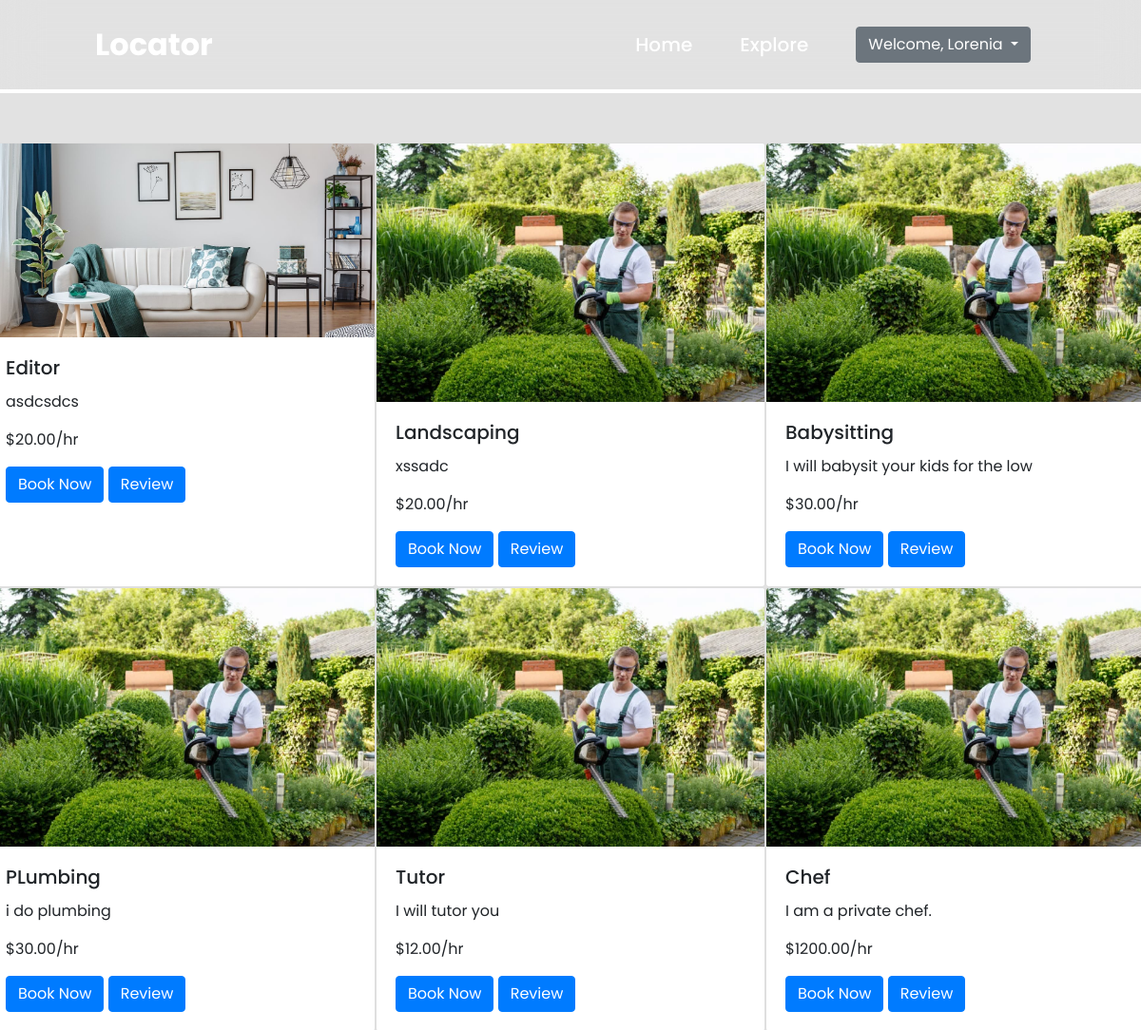
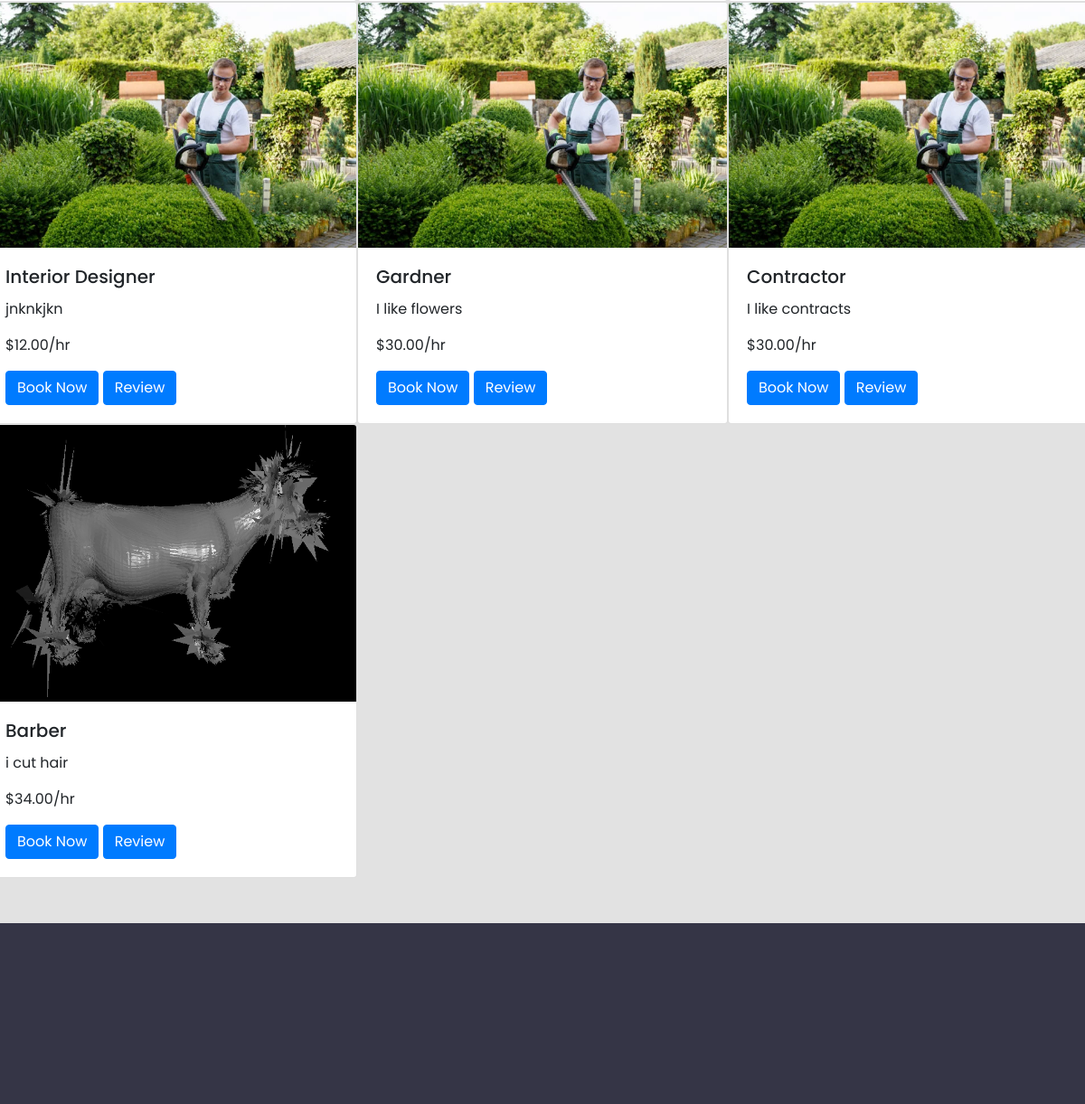
/explore/ (signed in), run on the app's committed database (2 pictures, top to bottom).
### posting_service/models.py (models this page shows)
class Service(models.Model):
  ServiceID = models.CharField(max_length=8, default=generate_unique_code, unique=True)
  freelancer = models.ForeignKey(User, on_delete=models.CASCADE, null=True, blank=True)
  serviceName = models.CharField(max_length=250)
  description = models.TextField()
  price = models.DecimalField(max_digits=10, decimal_places=2)
  service_img = models.ImageField(upload_to='images/', null=True, blank=True)
  created_at = models.DateTimeField(auto_now_add=True)

### frontend/views.py (the view)
# urls.py: path('explore/', ViewServices, name="explore")
def ViewServices(request):
  services = Service.objects.all()
  return render(request, 'explore.html', {'services': services})

### frontend/templates/explore.html (shortened to what this page needs)
{% extends "base.html" %}
{% load static %}
{% block content %}
  <div class="row row-cols-md-3">
    {% for service in services %}
      <div class="card">
          {% if service.service_img %}
          <img src="{{ service.service_img.url }}" alt="{{ service.serviceName }}" class="card-img-top">
          {% else %}
          <img src="{% static "img/IMG2.jpg" %}" class="card-img-top" alt="...">
          {% endif %}
          <div class="card-body">
              <h5 class="card-title">{{ service.serviceName }}</h5>
              <p class="card-text">{{ service.description }}</p>
              <p class="card-text">${{ service.price }}/hr</p>
              <div>
                  <a href="{% url 'appointments:book' service.ServiceID %}" class="btn btn-primary">Book Now</a>
                  <a href="{% url 'reviews:review' service.ServiceID %}" class="btn btn-primary">Review</a>
              </div>
          </div>
      </div>
    {% endfor %}
  </div>
{% endblock %}

### frontend/templates/base.html (shortened to what this page needs)
{% load static %}
<!DOCTYPE html>
<html lang="en">
<head>
    <link href="https://cdnjs.cloudflare.com/ajax/libs/font-awesome/4.7.0/css/font-awesome.min.css" rel="stylesheet">
    <link rel="stylesheet" href="https://cdn.jsdelivr.net/npm/bootstrap@4.6.2/dist/css/bootstrap.min.css">
    <link rel="stylesheet" href="{% static 'css/test.css' %}">
</head>
<body>
    <header class="header">
        <a href="{% url 'home' %}" class="logo">Locator</a>
        <nav class="navbar">
            <a id="nb" href="{% url 'home' %}">Home</a>
            <a id="nb" href="{% url 'explore' %}">Explore</a>
            {% if user.is_authenticated %}
                <div class="dropdown" style="margin-left: 50px;">
                    <button class="btn btn-secondary dropdown-toggle" type="button" data-toggle="dropdown" aria-expanded="false">
                        Welcome, {{ user.first_name|default:"User" }}
                    </button>
                </div>
            {% endif %}
        </nav>
    </header>
    <main style="margin-top:150px; margin-bottom:150px;">
        {% block content %}
        {% endblock%}
    </main>
    <footer id="footer">
    </footer>
</body>
</html>

### frontend/static/css/test.css (style rules this page uses)
:root { --primarycolor: rgb(255, 0, 93); --secondarycolor: #ffbfbf; }
* { margin:0; padding: 0; box-sizing:border-box; font-family: "Poppins", sans-serif; }
.header { position: fixed; top: 0; left: 0; width: 100%; padding: 20px 100px; display: flex; justify-content:space-between; align-items:center; z-index:1; border-bottom: 4px solid white; backdrop-filter:blur(20px); }
#footer { background-color: rgb(53, 53, 70); position: relative; height: 200px; margin-top: -100px; clear: both; }
.logo { font-size: 32px; color: white; text-decoration:none; font-weight:700; }
.navbar #nb { position: relative; font-size:20px; color: white; font-weight:500; text-decoration:none; margin-left:50px; transition-duration: .3s; }
html, body { height:2000px; background: rgb(226, 226, 226); }
::placeholder { color:var(--secondarycolor); }

### data on the page
Service: service_img (picture), serviceName "Editor", description "asdcsdcs", price "20.00"
Service: serviceName "Landscaping", description "xssadc", price "20.00"
Service: serviceName "Babysitting", description "I will babysit your kids for the low", price "30.00"
Service: serviceName "PLumbing", description "i do plumbing", price "30.00"
Service: serviceName "Tutor", description "I will tutor you", price "12.00"
Service: serviceName "Chef", description "I am a private chef.", price "1200.00"
Service: serviceName "Interior Designer", description "jnknkjkn", price "12.00"
Service: serviceName "Gardner", description "I like flowers", price "30.00"
Service: serviceName "Contractor", description "I like contracts", price "30.00"
Service: service_img (picture), serviceName "Barber", description "i cut hair", price "34.00"

### other printed values
{{ user.first_name|default:"User" }} "Lorenia"
